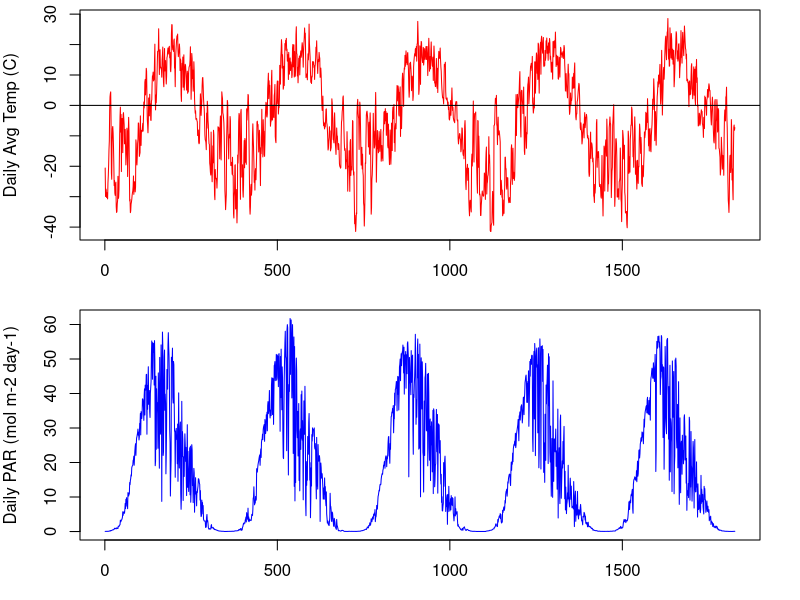
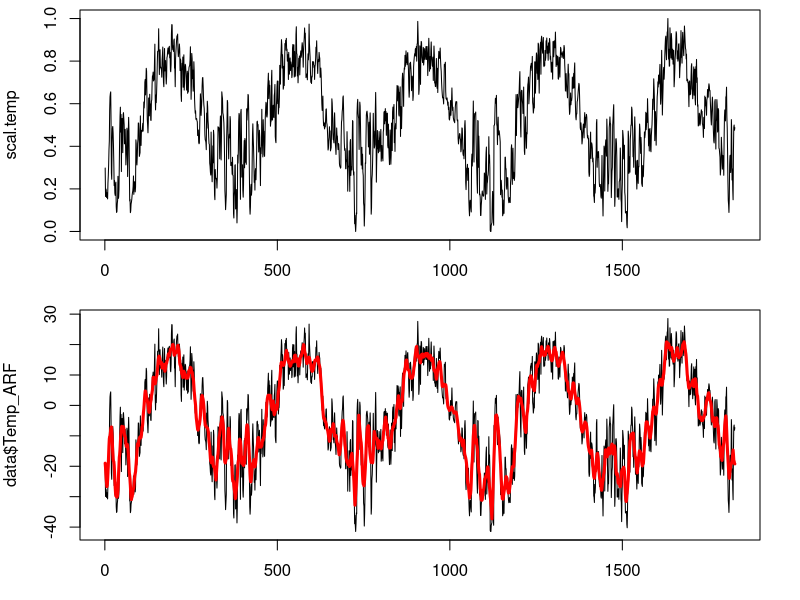
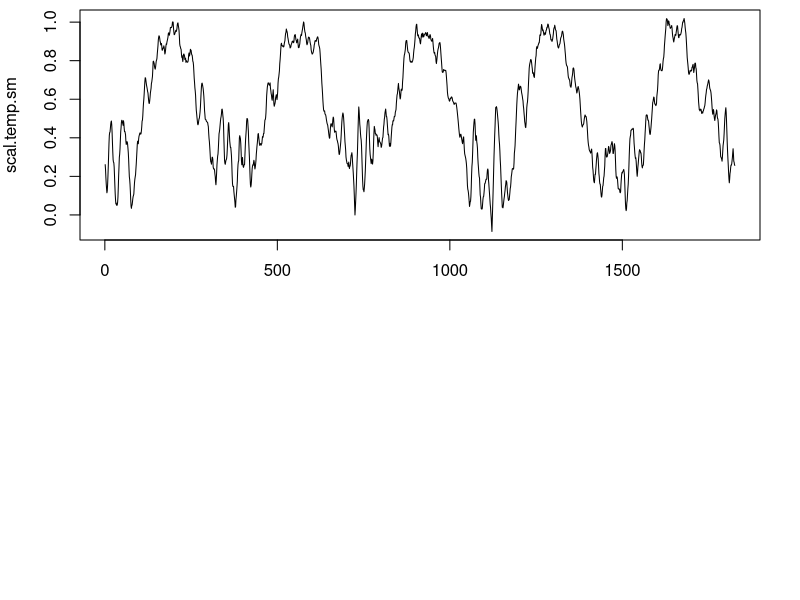

These figures' R source, in order: (Note: this script raises an error after producing the figures.)
############re-loading the data

#set working directory to C-N-model
data = read.csv("InputData_Processed.csv") #This is the "FluxData.csv" file, but with added calculations of GDD
head(data)


#plot the data
par(mfrow=c(2,1), mar=c(3,4,0.5,2))
plot(data$Temp_ARF~data$time, type="l", ylab = "Daily Avg Temp (C)", col="red", xlab="")
abline(h=0)
plot(data$PAR_ARF~data$time, type="l", ylab = "Daily PAR (mol m-2 day-1)", col="blue", xlab = "Time (days)")

#need to calculate DOY of senescence 
years = unique(data$year) #tells you which years we have data for 
sen.day = NA
num.days = NA
for (i in 1: length(years)){
  year.i = years[i]
  data.year = subset(data, data$year==year.i)
  sen.day[i] = min(data.year$DOY[which(data.year$Temp_ARF<=10 & data.year$DOY>200)])
  num.days[i] = length(data.year[,1])
}
sen.day
num.days
senDOY = rep(c(sen.day), c(num.days))
data = data.frame(data, senDOY = senDOY)
head(data)

#create a temperature scalar
Tmax.day = NA
Tmin.day = NA
for (i in 1: length(years)){
  year.i = years[i]
  data.year = subset(data, data$year==year.i)
  Tmax.day[i]=max(data.year$Temp_ARF)
  Tmin.day[i]=min(data.year$Temp_ARF)
}
Tmax.day # max temps for each year
Tmax.mean=mean(Tmax.day)
Tmin.mean=mean(Tmin.day)

scal.temp=NULL
for (i in 1:length(data$Temp_ARF)){
  scal.temp[i] = (data$Temp_ARF[i] - Tmin.mean)/(Tmax.mean-Tmin.mean) 
}

#rescale to 1
minscal = min(scal.temp)
maxscal = max(scal.temp)
for (i in 1:length(scal.temp)){
  scal.temp[i] = (scal.temp[i] - minscal)/(maxscal-minscal) 
}
plot(scal.temp, type="l")


#create a smoothed temperature scalar
#average of current sample, 5 future samples, and 5 past samples
filt=rep(1/11,11)
Temp.sm = filter(data$Temp_ARF, filt, sides=2, circular=TRUE)
plot(data$Temp_ARF, type="l")
lines(Temp.sm, col="red", lwd="3")
data=data.frame(data, Temp_sm=Temp.sm)

Tmaxsm.day = NA
Tminsm.day = NA
for (i in 1: length(years)){
  year.i = years[i]
  data.year = subset(data, data$year==year.i)
  Tmaxsm.day[i]=max(data.year$Temp_sm)
  Tminsm.day[i]=min(data.year$Temp_sm)
}
Tmaxsm.day # max temps for each year
Tmaxsm.mean=mean(Tmaxsm.day)
Tminsm.mean=mean(Tminsm.day)

scal.temp.sm=NULL
for (i in 1:length(Temp.sm)){
  scal.temp.sm[i] = (Temp.sm[i] - Tminsm.mean)/(Tmaxsm.mean-Tminsm.mean) 
}

plot(scal.temp.sm, type="l")

#need to calculate slope for each 7 day period
start = seq(1, length(Temp.sm), 8) #create a sequence of start iterations for slope calculations
end = seq(8, length(Temp.sm), 8) #create a sequence of end iterations for slope calculations
start
end

#need to look at slope to determine end of season
slope=rep(NA, length(Temp.sm))
for(i in 1:length(end)){
  slope.i = (Temp.sm[end[i]]-Temp.sm[start[i]])/7
  start.i = start[i]
  end.i = end[i]
  slope[start.i:end.i]=rep(slope.i, 8)
}
slope
slope[2921:length(slope)]=slope[2920] #these points don't really matter, but I don't want them to be NAs
slope
data=data.frame(data, slope=slope)
head(data)


spring.test = rep(0, length(slope))
for(i in 9:length(data$slope)-8){
  if(slope[i]>0 & slope[i+8]>0){
    spring.test[i]=1
  }
}
spring.test

fall.test = rep(0, length(slope))
for(i in 9:length(data$slope)-8){
  if(slope[i]<0 & slope[i+8]<0){
    fall.test[i]=1
  }
}
fall.test


par(mfrow=c(2,1))
plot(Temp.sm)
lines(spring.test*10, col="red")
plot(Temp.sm)
lines(fall.test*10, col="red")



data=data.frame(data, springtest=spring.test, falltest=fall.test)
head(data)

years = unique(data$year) #tells you which years we have data for 
start.day = NA
for (i in 1: length(years)){
  year.i = years[i]
  data.year = subset(data, data$year==year.i)
  start.day[i] = min(data.year$DOY[which(data.year$DOY>120 & data.year$Temp_ARF>=-5 & data.year$springtest==1)])
}
start.day
startDOY = rep(c(start.day), c(num.days))
data = data.frame(data, startDOY = startDOY)
head(data)

end.day = NA
for (i in 1: length(years)){
  year.i = years[i]
  data.year = subset(data, data$year==year.i)
  end.day[i] = min(data.year$DOY[which(data.year$DOY>240 & data.year$Temp_ARF<=0 & data.year$falltest==1)])
}
end.day
endDOY = rep(c(end.day), c(num.days))
data = data.frame(data, endDOY = endDOY)
head(data)

data.compare2=read.csv("Assimilation_data_ALL.csv")
days.tot = c(0, cumsum(num.days)[1:7])

par(mfrow=c(1,1))
plot(data.compare2$NDVI~data.compare2$Time, col="forestgreen", pch=16, cex=0.5)
abline(v=c(start.day+days.tot), col="red")
abline(v=c(sen.day+days.tot))
abline(v=c(end.day+days.tot), col="blue")

###############seasonal scalar##############

scal.seas=rep(1, length(data$DOY))
for (i in 1:length(data$DOY)){
  if(data$DOY[i]<data$startDOY[i]){ #prior to snow melt
    scal.seas[i]=0
  }
  if(data$DOY[i]>=data$startDOY[i]){ #after melt
    if(data$DOY[i]<=data$senDOY[i]){ #prior to peak
      slope = 1/(data$senDOY[i]-data$startDOY[i])
      scal.seas[i] = 0+(slope*(data$DOY[i]-data$startDOY[i]))
    }
    if(data$DOY[i]>data$senDOY[i] & data$DOY[i]<data$endDOY[i]){ #after peak but before frost
      slope = 1/(data$endDOY[i]-data$senDOY[i])
      scal.seas[i] = 0+(slope*(data$endDOY[i]-data$DOY[i]))
    }
    if(data$DOY[i]>=data$endDOY[i]){ #after frost
      scal.seas[i]=0
    }
  }
}

plot(scal.seas)

#FINALLY, need to calculate average growing season temperature
#pull out GS data (DOY > 150 & DOY < 250)
head(data)

years = unique(data$year) #tells you which years we have data for 
Temp_avg = NA
for (i in 1: length(years)){
  year.i = years[i]
  data.year = subset(data, data$year==year.i)
  Temp_GS = data.year$Temp_ARF[data.year$DOY>=data.year$startDOY[1] & data.year$DOY <= data.year$endDOY[1]]
  Temp_avg[i] = mean(Temp_GS)
}
Temp_avg
Temp_avg = rep(c(Temp_avg), c(num.days))
data = data.frame(data, Temp_avg = Temp_avg)
head(data)


time = seq(1:length(data$time))
#make into functions so that it will be continuous in the model
Temp.d1 <- approxfun(x=data$time, y=data$Temp_ARF, method="linear", rule=2)
TempAvg.d1 <- approxfun(x=data$time, y=data$Temp_avg, method="linear", rule=2)
PAR.d1 <- approxfun(x=data$time, y=data$PAR_ARF, method="linear", rule=2)
scaltemp.d1 <- approxfun(x=data$time, y=scal.temp.sm, method="linear", rule=2)
scalseason.d1 <- approxfun(x=data$time, y=scal.seas, method="linear", rule=2)
DOY.d1 <- approxfun(x=data$time, y=data$DOY, method="linear", rule=2)
Year.d1 <- approxfun(x=data$time, y=data$year, method="linear", rule=2)
